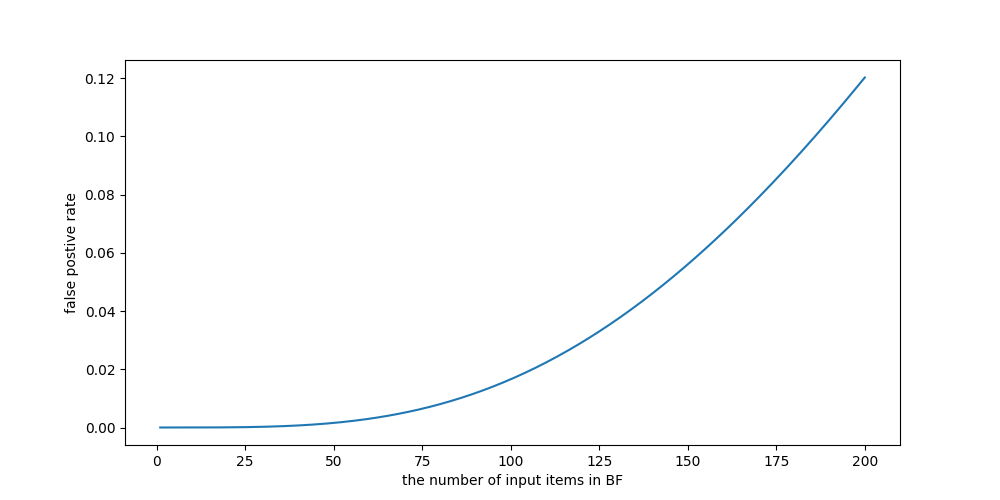

Generate this figure with Python:
import click
import math
import matplotlib.pyplot as plt

@click.command()
@click.option('-m', help='the length of bloom filter', type=click.INT)
@click.option('-k', help='the # of hash functions', type=click.INT)
@click.option('-n', help='the # of input items', type=click.INT)
def cal_bloom_prob(m, k, n):
    f=open('result_cal_bloom_prob.txt', 'w+')
    lst_x=list()
    lst_y=list()
    for N in range(1, n+1):
        x=-1.0*k*N/m
        fr=math.pow(1-math.exp(x), k)
        f.write("%d %f\n" %(N, fr))
        lst_x.append(N)
        lst_y.append(fr)
    plot_result(lst_x, lst_y)

def plot_result(x, y):
    # print(lst_x, lst_y)
    fig_1 = plt.figure(figsize=(10,5))
    ax_1 = fig_1.add_subplot(1, 1, 1)
    ax_1.set_xlabel("the number of input items in BF")
    ax_1.set_ylabel("false postive rate")
    ax_1.plot(x, y)
    fig_1.savefig("./cal_bloom_prob.png")

if __name__ == '__main__':
    cal_bloom_prob()